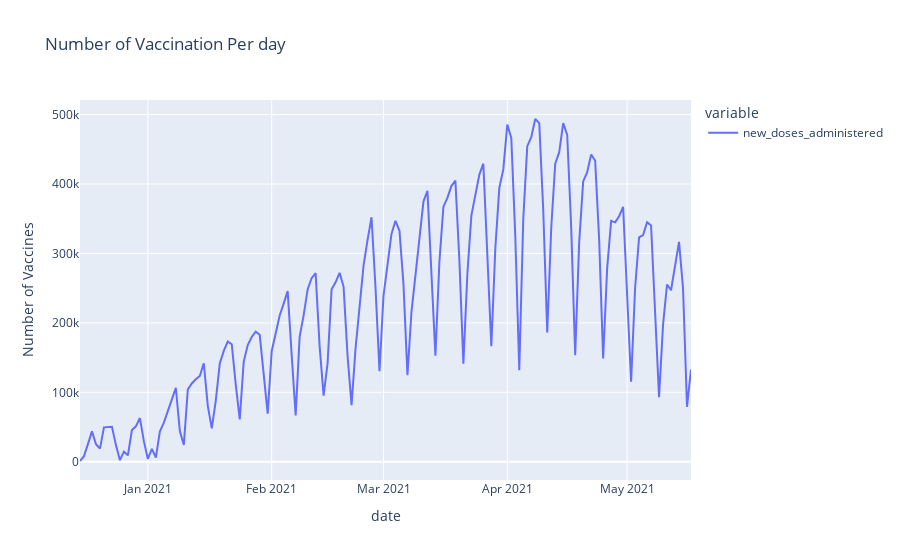

The notebook cell this image was saved under:
### Code cell
fig = px.line(df1.set_index('date'), 
             labels={'index':'Cases','value': 'Number of Vaccines'},
             title='Number of Vaccination Per day ')
fig.show()

### Figure 1 — Plotly figure (JSON) as saved in the notebook; plotly's stock layout.template omitted (floating-point values rounded to 4 significant figures; data arrays with more than 128 entries replaced by an {"elided": "..."} marker saying what was removed)
{"data": [{"hovertemplate": "variable=new_doses_administered<br>date=%{x}<br>Number of Vaccines=%{y}<extra></extra>", "legendgroup": "new_doses_administered", "line": {"color": "#636efa", "dash": "solid"}, "mode": "lines", "name": "new_doses_administered", "orientation": "v", "showlegend": true, "type": "scatter", "x": {"elided": "154 str values"}, "xaxis": "x", "y": {"elided": "154 int values"}, "yaxis": "y"}], "layout": {"legend": {"title": {"text": "variable"}, "tracegroupgap": 0}, "title": {"text": "Number of Vaccination Per day "}, "xaxis": {"anchor": "y", "domain": [0, 1], "title": {"text": "date"}}, "yaxis": {"anchor": "x", "domain": [0, 1], "title": {"text": "Number of Vaccines"}}}}
